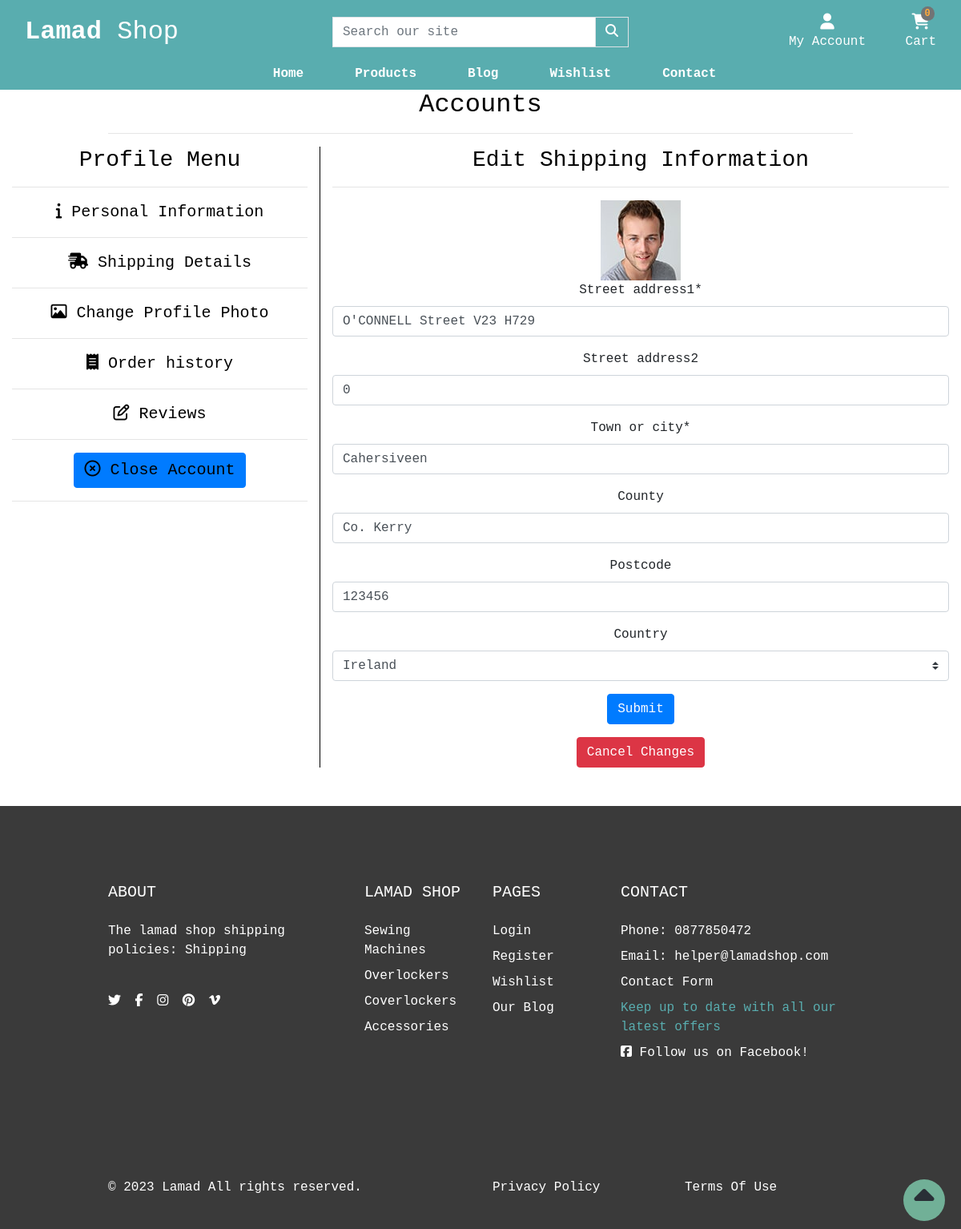
The page /account/edit_shipping/4/ (signed in) on the database its author committed.
### account/models.py (models this page shows, shortened)
class CustomUser(AbstractUser):
    username = models.CharField(max_length=20, unique=True)
    email = models.EmailField(_('email address'), unique=True, max_length=100)
    is_email_verified = models.BooleanField(default=False)

class Profile(models.Model):
    user = models.OneToOneField(settings.AUTH_USER_MODEL,
                                on_delete=models.CASCADE)
    street_address1 = models.CharField(blank=True, max_length=100, null=True)
    street_address2 = models.CharField(blank=True, default=00, max_length=100)
    town_or_city = models.CharField(blank=True, max_length=30)
    county = models.CharField(blank=True, default=00, max_length=30, null=True)
    postcode = models.CharField(blank=True, max_length=30)
    country = CountryField(blank=True, max_length=30)
    avatar = models.ImageField(blank=True, upload_to='profile_pics/')

### shop/models.py (models this page shows, shortened)
class Category(models.Model):
    name = models.CharField(max_length=100)
    slug = models.SlugField(max_length=100, unique=True)
    friendly_name = models.CharField(max_length=100, null=True, blank=True)
    description = models.TextField(max_length=250, blank=True)
    class Meta:
        verbose_name = 'category'
        verbose_name_plural = 'Categories'
    def get_absolute_url(self):
        return reverse('shop:products_by_category', args=[self.slug])

### account/views.py (the view, shortened to what this page needs)
# urls.py: path('edit_shipping/<user_id>/', edit_shipping, name='edit_shipping'),
@login_required
def edit_shipping(request, user_id):
    profile = get_object_or_404(Profile, user=user_id)
    form = AddressForm(instance=profile)
    profile = AddressForm(instance=profile)
    context = {
        'form': form,
    }
    template = 'account/edit_shipping.html'
    return render(request, template, context)

### account/forms.py
class AddressForm(ModelForm):
    def __init__(self, *args, **kwargs):
        super().__init__(*args, **kwargs)
        self.helper = FormHelper(self)
        self.helper.add_input(Submit('submit', 'Submit'))
        self.fields['street_address2'].required = False
        self.fields['county'].required = False
        self.fields['postcode'].required = False
    street_address1 = forms.CharField(max_length=100)
    street_address2 = forms.CharField(max_length=100)
    town_or_city = forms.CharField(max_length=30)
    county = forms.CharField(max_length=30)
    postcode = forms.CharField(max_length=30)
    country = CountryField(max_length=5)
    class Meta:
        model = Profile
        fields = ['street_address1', 'street_address2', 'town_or_city',
                  'county', 'postcode', 'country']

### cart/contexts.py (called while the page is built, shortened)
def cart_contents(request):
    cart_items = []
    total = 0
    product_count = 0
    cart = request.session.get('cart', {})
    if total < settings.FREE_DELIVERY_THRESHOLD:
        delivery = total * Decimal(settings.STANDARD_DELIVERY_PERCENTAGE / 100)
        free_delivery_delta = settings.FREE_DELIVERY_THRESHOLD - total
    else:
        delivery = 0
        free_delivery_delta = 0
    grand_total = delivery + total
    context = {
        'cart_items': cart_items,
        'total': total,
        'product_count': product_count,
        'delivery': delivery,
        'free_delivery_delta': free_delivery_delta,
        'free_delivery_threshold': settings.FREE_DELIVERY_THRESHOLD,
        'grand_total': grand_total,
    }
    return context

### shop/contexts.py (called while the page is built)
def nav_menu(request):
    menu = Category.objects.all()
    return dict(menu=menu)

### account/templates/account/edit_shipping.html (shortened to what this page needs)
{% extends "base.html" %}
{% load static %}
{% load crispy_forms_tags %}
{% block extra_css %}
    <link rel="stylesheet" href="{% static 'css/profile.css' %}">
{% endblock %}
{% block page_header %}
    <div class="container header-container">
        <div class="row">
            <div class="col text-center">
                <h2 class="text-black">Accounts</h2>
                <hr>
            </div>
        </div>
    </div>
{% endblock %}
{% block content %}
    <div class="container-fluid profile-container justify-content-space-around">
        <div class="row text-center mb-5">
            <div class="col-xs-12 col-md-4 profile-menu-items">
                <h3 class="text-black">Profile Menu</h3>
                <hr>
                <ul class="profile-menu-list">
                    <li><a href="{% url 'account:profile' %}" class="menu-item active"><i class="fa-solid fa-info"></i> Personal Information</a></li><hr>
                    <li><a href="{% url 'account:shipping_details' %}" class="menu-item"><i class="fa-solid fa-truck-fast"></i> Shipping Details</a></li><hr>
                    <li><a href="{% url 'account:edit_image' user.id %}" class="menu-item"><i class="fa-regular fa-image"></i></i> Change Profile Photo</a></li><hr>
                    <li><a href="{% url 'account:order_history' %}" class="menu-item"><i class="fa-solid fa-receipt"></i> Order history</a></li><hr>
                    <li><a href="{% url 'account:reviews' %}" class="menu-item"><i class="far fa-edit"></i> Reviews</a></li><hr>
                    <li><a href="#" class="menu-item btn btn-primary" data-toggle="modal" data-target="#myCenteredModal"><i class="fa-regular fa-circle-xmark"></i> Close Account</a></li><hr>
                </ul>
            </div>
            <div class="col-xs-12 col-md-8 profile-options-items">
                <h3 class="text-black">Edit Shipping Information</h3>
                <hr>
                {% if request.user.profile.avatar %}
                    <img src="{{ user.profile.avatar.url}}" height="100px">
                {% else %}
                    <img src="{% static 'images/userimage.png' %}" height="100px">
                {% endif %}
                <form method="POST" class="userinfo-form">
                    {% crispy form %}
                    <a href="{% url 'account:profile' %}" class="btn btn-danger">Cancel Changes</a>
                </form>
            </div>
        </div>
    </div>
{% endblock %}

### templates/base.html (shortened to what this page needs)
{% load static %}
<!doctype html>
<html lang="en">
  <head>
    {% block corecss %}
    <link rel="stylesheet" href="https://cdn.jsdelivr.net/npm/bootstrap@4.6.2/dist/css/bootstrap.min.css">
    <link rel="stylesheet" href="https://cdn.jsdelivr.net/npm/bootstrap-icons@1.10.3/font/bootstrap-icons.css">
    <link href="{% static 'css/base.css' %}" rel="stylesheet">
    {% endblock %}
    {% block extra_css %}{% endblock %}
  </head>
  <body>
    <header class="container-fluid">
        <div id="topnav" class="row nav-bg-color pt-lg-2 d-none d-lg-flex">
            <div class="col-12 col-lg-4 my-auto py-1 py-lg-0 text-center text-lg-left">
                <a href="{% url 'home:home' %}" class="nav-link main-logo-link">
                  <h2 class="logo-font text-white my-0"><strong>Lamad</strong> Shop</h2>
                </a>
            </div>
            <div class="col-12 col-lg-4 my-auto py-1 py-lg-0">
                <form method="GET" action="{% url 'shop:products' %}">
                    <div class="input-group w-100">
                        <input class="form-control border border-black rounded-0" type="text" name="q" placeholder="Search our site">
                        <div class="input-group-append">
                            <button class="form-control btn nav-bg-color border border-black rounded-0" type="submit" aria-label="Search our products">
                                <span class="icon">
                                    <i class="fas fa-search"></i>
                                </span>
                            </button>
                        </div>
                    </div>
                </form>
            </div>
            <div class="col-12 col-lg-4 my-auto py-1 py-lg-0">
                <ul class="list-inline list-unstyled text-center text-lg-right my-0">
                    <li class="list-inline-item dropdown">
                        <a class="text-sly nav-link" href="#" id="dt-user-options" data-toggle="dropdown" aria-haspopup="true" aria-expanded="false">
                            <div class="text-center">
                                {% if request.user.is_authenticated %}
                                    <div><i class="fas fa-user fa-lg"></i></div>
                                    <p class="my-0 text-white">My Account</p>
                                {% else %}
                                    <div><i class="fas fa-user fa-lg"></i></div>
                                    <p class="my-0 text-white">Login / Sign Up</p>
                                {% endif %}
                            </div>
                        </a>
                    </li>
                    <li class="list-inline-item">
                        <a class="{% if grand_total %}text-info font-weight-bold{% else %}text-white{% endif %} nav-link" href="{% url 'cart:cart' %}">
                            <div class="text-center">
                                <div><span class="position-absolute top-0 left-100 translate-middle badge rounded-pill bg-light my-button">{{ request.session.cart.keys | length }}</span></div>
                                <div><i class="fa-solid fa-cart-shopping fa-lg"></i></div>
                                <p class="my-0 cart-amount">
                                    {% if grand_total %}
                                        ${{ grand_total|floatformat:2 }}
                                    {% else %}
                                        Cart
                                    {% endif %}
                                </p>
                            </div>
                        </a>
                    </li>
                </ul>
            </div>
        </div>
        <div class="row second-nav">
            <nav class="navbar navbar-expand-lg navbar-dark text-sly w-100">
                    {% include 'includes/mobile-top-header.html' %}
                    {% include 'includes/main-nav.html' %}
            </nav>
        </div>
    </header>
    {% block page_header %}
    {% endblock %}
    {% block content %}
    {% endblock %}
    <a href="#" id="to-top" aria-label="move to top of page">
      <span class="move_to_top">
        <i class="fas fa-caret-up"></i>
      </span>
    </a>
     <footer class="footer" style="background: #3a3a3a">
        <div class="py-5">
          <div class="container py-5">
            <div class="row gx-5 gy-4">
              <div class="col-lg-4">
                 <h5 class="text-white text-uppercase mb-4">ABOUT</h5>
                 <p class="text-white">The lamad shop shipping policies: <a href="{% url 'contact:shipping' %}" class='text-white'>Shipping</a></p>
                 <br>
                <ul class="list-inline mb-0">
                  <li class="list-inline-item me-3"><a class="reset-anchor" href="https://twitter.com" target="_blank" rel="noopener" aria-label="Visit our twitter page(opens on a new tab)"><i class="fab fa-twitter"></i></a></li>
                  <li class="list-inline-item me-3"><a class="reset-anchor" href="https://facebook.com" target="_blank" rel="noopener" aria-label="Visit our facebook page(opens on a new tab)"><i class="fab fa-facebook-f"></i></a></li>
                  <li class="list-inline-item me-3"><a class="reset-anchor" href="https://instagram.com" target="_blank" rel="noopener" aria-label="Visit our instagram page(opens on a new tab)"><i class="fab fa-instagram"></i></a></li>
                  <li class="list-inline-item me-3"><a class="reset-anchor" href="https://pinterest.com" target="_blank" rel="noopener" aria-label="Visit our pinterest page(opens on a new tab)"><i class="fab fa-pinterest"></i></a></li>
                  <li class="list-inline-item"><a class="reset-anchor" href="https://vimeo.com" target="_blank" rel="noopener" aria-label="Visit our vimeo page(opens on a new tab)"><i class="fab fa-vimeo-v"></i></a></li>
                </ul>
              </div>
              <div class="col-lg-2 col-md-6">
                <h5 class="text-white text-uppercase mb-4">Lamad Shop</h5>
                <ul class="list-unstyled text-sm fw-normal mb-0">
                  {% for category in menu %}
                  <li class="mb-1 pb-1"><a href="{{ category.get_absolute_url }}" class="reset-anchor">{{category.name}}</a></li>
                  {% endfor %}
                </ul>
              </div>
              <div class="col-lg-2 col-md-6">
                <h5 class="text-white text-uppercase mb-4">Pages</h5>
                <ul class="list-unstyled text-sm fw-normal mb-0">
                  <li class="mb-1 pb-1"> <a class="reset-anchor" href="{% url 'account:signin' %}">Login</a></li>
                  <li class="mb-1 pb-1"> <a class="reset-anchor" href="{% url 'account:register' %}">Register</a></li>
                  <li class="mb-1 pb-1"> <a class="reset-anchor" href="{% url 'wishlist:wish_list' %}">Wishlist</a></li>
                  <li class="mb-1 pb-1"> <a class="reset-anchor" href="{% url 'blog:articles' %}">Our Blog</a></li>
                </ul>
              </div>
              <div class="newsletter col-lg-4">
                <h5 class="text-white text-uppercase mb-4">Contact</h5>
                <ul class="list-unstyled text-sm fw-normal mb-0">
                  <li class="mb-1 pb-1 text-white">Phone: 0877850472</li>
                  <li class="mb-1 pb-1 text-white">Email: helper@lamadshop.com</li>
                  <li class="mb-1 pb-1"><a href="{% url 'contact:contact' %}" class="reset-anchor">Contact Form</a></li>
                  <li class="mb-1 pb-1 text-sly">Keep up to date with all our latest offers</li>
                  <li class="mb-1 pb-1 text-white"><a href="https://www.facebook.com/profile.php?id=100091956826416" target="_blank" rel="noopener" aria-label="Visit us (opens on a new tab)"><i class="fab fa-facebook-square"></i> Follow us on Facebook!</a></li>
                </ul>
              </div>
            </div>
          </div>
        </div>
        <div class="copyrights py-4" style="background: #3a3a3a">
          <div class="container py-3">
            <div class="row align-items-center gy-3">
              <div class="col-md-6">
                <p class="mb-0 text-sm fw-normal text-white">&copy; 2023 <a class="reset-anchor text-white" href="{% url 'home:home' %}">Lamad</a> All rights reserved.</p>
              </div>
              <div class="col-md-3">
                <p class="mb-0 text-sm fw-normal text-sly"><a class="reset-anchor text-white" href="{% url 'home:privacy' %}">Privacy Policy</a></p>
              </div>
              <div class="col-md-3">
                <p class="mb-0 text-sm fw-normal text-sly"><a class="reset-anchor text-white" href="{% url 'home:terms' %}">Terms Of Use</a></p>
              </div>
            </div>
          </div>
        </div>
      </footer>
  </body>
</html>

### static/css/base.css (style rules this page uses)
html { height: 100%; }
body { font-family: 'Courier New', Courier, monospace; background-color: #fff; }
.nav-bg-color { background-color: #59adaf; }
a { color: black; }
li > a { color: white; }
.rounded-pill { border-radius: 60rem!important; }
.top-0 { top: 0!important; }
.bg-light { background-color: #727475 !important; }
.my-button { color: #fda93b; }
.text-white { color: white; }
.navbar { padding: 0; }
.second-nav { padding: 0; background-color:#59adaf; min-width: 100%; }
.fas { color: #fff; }
.fa-cart-shopping { color: #fff; }
.text-sly { color: #59adaf !important; }
.main-logo-link { width: fit-content; }
.cart-amount { color: #fff; }
.text-black { color: #000; }
li { list-style-type: none; }
#to-top { text-decoration: none; align-items: center; position: fixed; bottom: 10px; right: 20px; z-index: 10000; }
#to-top>span { width: 52px; height: 52px; border-radius: 52px; text-decoration: none; line-height: 52px; background-color: rgba(137, 227, 191, 0.7); border: 2px solid transparent; text-align: center; }
#to-top i { color: #292F36; font-size: 250%; }
.move_to_top { position: relative; display: inline-block; vertical-align: middle; }
@media (min-width: 1200px) { .container { max-width: 80%; } }

### static/css/profile.css (style rules this page uses)
.profile-menu-items { min-height: 100%; border-right: solid black 1px; }
.profile-options-items { height: 100%; }
.profile-menu-list { margin: 0; padding: 0; }
.menu-item { color: black; font-size: 20px; }
.fa-image:before { content: "\f03e"; color: black; }

### rows shown on the page
CustomUser: profile.avatar (picture)
Profile: street_address1 "O'CONNELL Street V23 H729", street_address2 "0", town_or_city "Cahersiveen", county "Co. Kerry", postcode "123456", country "Ireland"
Category: name "Sewing Machines"
Category: name "Overlockers"
Category: name "Coverlockers"
Category: name "Accessories"

### other values the page prints
{{ request.session.cart.keys | length }} "0"
